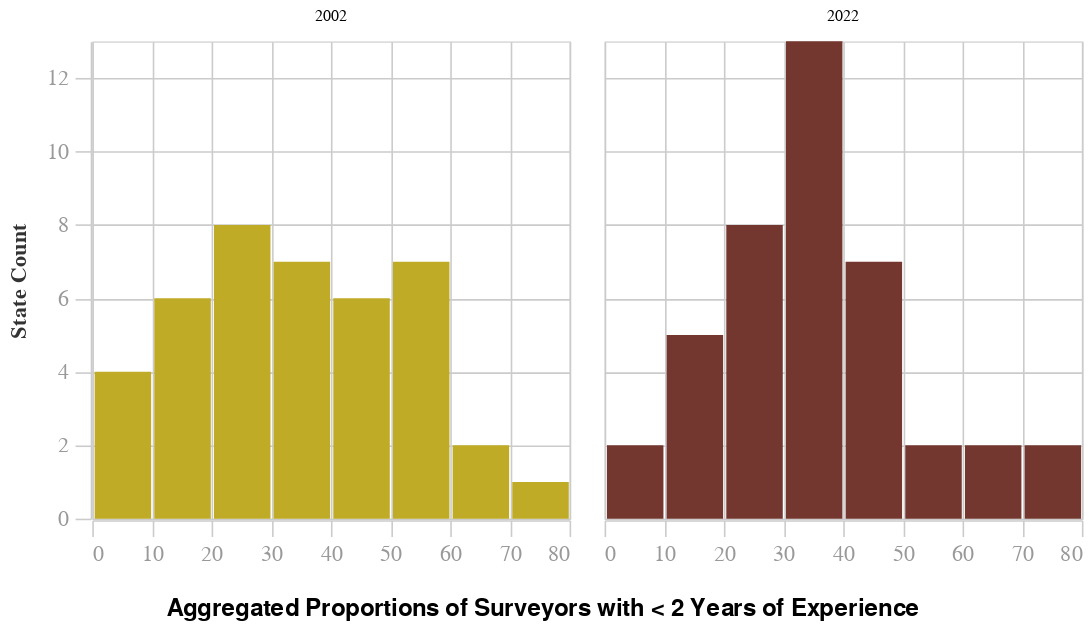

This figure's notebook cell:
### Code cell
display(histogram)

### Figure 1 — Vega specification as saved in the notebook (floating-point values rounded to 4 significant figures)
{"$schema": "https://vega.github.io/schema/vega/v5.json", "data": [{"name": "source_0", "values": [{"bin_maxbins_10_prop_inexperienced": 40.0, "bin_maxbins_10_prop_inexperienced_end": 50.0, "year": 2002, "__count": 6, "__count_start": 0.0, "__count_end": 6.0}, {"bin_maxbins_10_prop_inexperienced": 20.0, "bin_maxbins_10_prop_inexperienced_end": 30.0, "year": 2002, "__count": 8, "__count_start": 0.0, "__count_end": 8.0}, {"bin_maxbins_10_prop_inexperienced": 30.0, "bin_maxbins_10_prop_inexperienced_end": 40.0, "year": 2002, "__count": 7, "__count_start": 0.0, "__count_end": 7.0}, {"bin_maxbins_10_prop_inexperienced": 50.0, "bin_maxbins_10_prop_inexperienced_end": 60.0, "year": 2002, "__count": 7, "__count_start": 0.0, "__count_end": 7.0}, {"bin_maxbins_10_prop_inexperienced": 0.0, "bin_maxbins_10_prop_inexperienced_end": 10.0, "year": 2002, "__count": 4, "__count_start": 0.0, "__count_end": 4.0}, {"bin_maxbins_10_prop_inexperienced": 10.0, "bin_maxbins_10_prop_inexperienced_end": 20.0, "year": 2002, "__count": 6, "__count_start": 0.0, "__count_end": 6.0}, {"bin_maxbins_10_prop_inexperienced": 70.0, "bin_maxbins_10_prop_inexperienced_end": 80.0, "year": 2002, "__count": 1, "__count_start": 0.0, "__count_end": 1.0}, {"bin_maxbins_10_prop_inexperienced": 60.0, "bin_maxbins_10_prop_inexperienced_end": 70.0, "year": 2002, "__count": 2, "__count_start": 0.0, "__count_end": 2.0}, {"bin_maxbins_10_prop_inexperienced": 30.0, "bin_maxbins_10_prop_inexperienced_end": 40.0, "year": 2022, "__count": 13, "__count_start": 0.0, "__count_end": 13.0}, {"bin_maxbins_10_prop_inexperienced": 10.0, "bin_maxbins_10_prop_inexperienced_end": 20.0, "year": 2022, "__count": 5, "__count_start": 0.0, "__count_end": 5.0}, {"bin_maxbins_10_prop_inexperienced": 40.0, "bin_maxbins_10_prop_inexperienced_end": 50.0, "year": 2022, "__count": 7, "__count_start": 0.0, "__count_end": 7.0}, {"bin_maxbins_10_prop_inexperienced": 70.0, "bin_maxbins_10_prop_inexperienced_end": 80.0, "year": 2022, "__count": 2, "__count_start": 0.0, "__count_end": 2.0}, {"bin_maxbins_10_prop_inexperienced": 20.0, "bin_maxbins_10_prop_inexperienced_end": 30.0, "year": 2022, "__count": 8, "__count_start": 0.0, "__count_end": 8.0}, {"bin_maxbins_10_prop_inexperienced": 0.0, "bin_maxbins_10_prop_inexperienced_end": 10.0, "year": 2022, "__count": 2, "__count_start": 0.0, "__count_end": 2.0}, {"bin_maxbins_10_prop_inexperienced": 50.0, "bin_maxbins_10_prop_inexperienced_end": 60.0, "year": 2022, "__count": 2, "__count_start": 0.0, "__count_end": 2.0}, {"bin_maxbins_10_prop_inexperienced": 60.0, "bin_maxbins_10_prop_inexperienced_end": 70.0, "year": 2022, "__count": 2, "__count_start": 0.0, "__count_end": 2.0}]}, {"name": "column_domain", "values": [{"year": 2002, "count": 8}, {"year": 2022, "count": 8}]}, {"name": "source_0_color_domain_year", "values": [{"year": 2002}, {"year": 2022}]}], "signals": [{"name": "child_bin_maxbins_10_prop_inexperienced_bins", "value": {"fields": ["prop_inexperienced"], "fname": "bin_prop_inexperienced", "start": 0.0, "step": 10.0, "stop": 80.0}}, {"name": "child_width", "value": 300}, {"name": "child_height", "value": 300}], "marks": [{"type": "group", "name": "row_header", "encode": {"update": {"height": {"signal": "child_height"}}}, "axes": [{"scale": "y", "zindex": 0, "grid": false, "title": "State Count", "orient": "left", "tickCount": {"signal": "ceil(child_height/40)"}, "labelOverlap": true}], "role": "row-header"}, {"type": "group", "name": "column_header", "from": {"data": "column_domain"}, "sort": {"field": "datum[\"year\"]", "order": "ascending"}, "encode": {"update": {"width": {"signal": "child_width"}}}, "title": {"text": {"signal": "format(parent[\"year\"], \"\")"}, "style": "guide-label", "frame": "group", "offset": 10}, "role": "column-header"}, {"type": "group", "name": "column_footer", "from": {"data": "column_domain"}, "sort": {"field": "datum[\"year\"]", "order": "ascending"}, "encode": {"update": {"width": {"signal": "child_width"}}}, "axes": [{"scale": "x", "orient": "bottom", "labelFlush": true, "labelOverlap": true, "zindex": 0, "grid": false, "tickCount": {"signal": "ceil(child_width/10)"}}], "role": "column-footer"}, {"type": "group", "name": "cell", "from": {"facet": {"data": "source_0", "name": "facet", "groupby": ["year"]}}, "sort": {"field": ["datum[\"year\"]"], "order": ["ascending"]}, "encode": {"update": {"width": {"signal": "child_width"}, "height": {"signal": "child_height"}}}, "marks": [{"type": "rect", "name": "child_marks", "from": {"data": "facet"}, "encode": {"update": {"fill": {"field": "year", "scale": "color"}, "x2": {"field": "bin_maxbins_10_prop_inexperienced", "scale": "x", "offset": {"signal": "0.5 + (abs(scale(\"x\", datum[\"bin_maxbins_10_prop_inexperienced_end\"]) - scale(\"x\", datum[\"bin_maxbins_10_prop_inexperienced\"])) < 0.25 ? -0.5 * (0.25 - (abs(scale(\"x\", datum[\"bin_maxbins_10_prop_inexperienced_end\"]) - scale(\"x\", datum[\"bin_maxbins_10_prop_inexperienced\"])))) : 1)"}}, "y2": {"field": "__count_start", "scale": "y"}, "x": {"field": "bin_maxbins_10_prop_inexperienced_end", "scale": "x", "offset": {"signal": "0.5 + (abs(scale(\"x\", datum[\"bin_maxbins_10_prop_inexperienced_end\"]) - scale(\"x\", datum[\"bin_maxbins_10_prop_inexperienced\"])) < 0.25 ? 0.5 * (0.25 - (abs(scale(\"x\", datum[\"bin_maxbins_10_prop_inexperienced_end\"]) - scale(\"x\", datum[\"bin_maxbins_10_prop_inexperienced\"])))) : -1)"}}, "y": {"field": "__count_end", "scale": "y"}}}, "style": ["bar"]}], "axes": [{"scale": "x", "minExtent": 0, "tickCount": {"signal": "ceil(child_width/10)"}, "zindex": 0, "grid": true, "maxExtent": 0, "orient": "bottom", "ticks": false, "domain": false, "gridScale": "y", "aria": false, "labels": false}, {"scale": "y", "zindex": 0, "tickCount": {"signal": "ceil(child_height/40)"}, "domain": false, "minExtent": 0, "gridScale": "x", "aria": false, "orient": "left", "labels": false, "grid": true, "maxExtent": 0, "ticks": false}], "style": "cell"}], "scales": [{"name": "x", "type": "linear", "domain": {"signal": "[child_bin_maxbins_10_prop_inexperienced_bins.start, child_bin_maxbins_10_prop_inexperienced_bins.stop]"}, "range": [0, {"signal": "child_width"}], "bins": {"signal": "child_bin_maxbins_10_prop_inexperienced_bins"}, "zero": false}, {"name": "y", "type": "linear", "domain": {"data": "source_0", "fields": ["__count_start", "__count_end"]}, "range": [{"signal": "child_height"}, 0], "zero": true, "nice": true}, {"name": "color", "type": "ordinal", "domain": {"data": "source_0_color_domain_year", "field": "year", "sort": true}, "range": ["#C0AB26", "#74372F"]}], "title": {"text": "Aggregated Proportions of Surveyors with < 2 Years of Experience", "fontSize": 15, "orient": "bottom", "offset": 20, "dx": 100, "anchor": "start"}, "usermeta": {"embedOptions": {"theme": "fivethirtyeight"}}, "config": {"group": {"fill": "#f0f0f0"}, "path": {"stroke": "#30a2da", "strokeWidth": 0.5}, "range": {"category": ["#30a2da", "#fc4f30", "#e5ae38", "#6d904f", "#8b8b8b", "#b96db8", "#ff9e27", "#56cc60", "#52d2ca", "#52689e", "#545454", "#9fe4f8"], "diverging": ["#cc0020", "#e77866", "#f6e7e1", "#d6e8ed", "#91bfd9", "#1d78b5"], "heatmap": ["#d6e8ed", "#cee0e5", "#91bfd9", "#549cc6", "#1d78b5"]}, "shape": {"stroke": "#30a2da"}, "axis": {"domainColor": "#cbcbcb", "grid": true, "gridColor": "#cbcbcb", "gridWidth": 1, "labelColor": "#999", "labelFontSize": 14, "titleColor": "#333", "tickColor": "#cbcbcb", "tickSize": 10, "titleFontSize": 14, "titlePadding": 10, "labelPadding": 4}, "axisBand": {"grid": false}, "legend": {"labelColor": "#333", "labelFontSize": 11, "padding": 1, "symbolSize": 30, "symbolType": "square", "titleColor": "#333", "titleFontSize": 14, "titlePadding": 10}, "style": {"arc": {"fill": "#30a2da"}, "area": {"fill": "#30a2da"}, "bar": {"fill": "#30a2da", "stroke": null}, "line": {"stroke": "#30a2da", "strokeWidth": 2}, "point": {"shape": "circle"}, "rect": {"fill": "#30a2da"}, "group-title": {"fontSize": 24, "fontWeight": 600}}}, "padding": 5, "layout": {"padding": 20, "columns": {"signal": "length(data('column_domain'))"}, "bounds": "full", "align": "all"}, "background": "white"}
